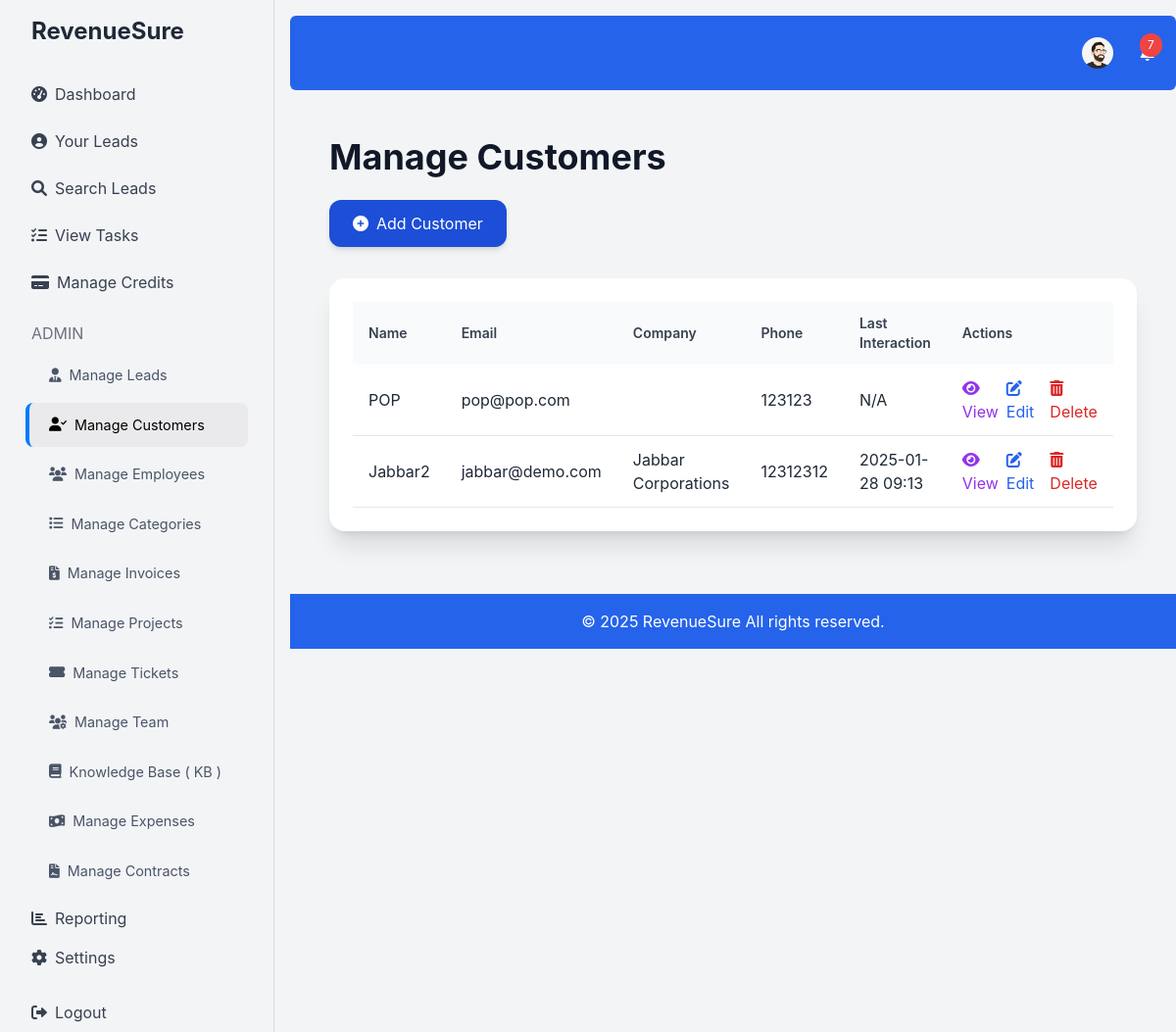
The app's page /manage_customers.php (signed in) with its own data.
### tables this page shows
CREATE TABLE `users` (
  `id` int(11) NOT NULL,
  `username` varchar(50) NOT NULL,
  `email` varchar(100) NOT NULL,
  `password` varchar(255) NOT NULL,
  `credits` int(11) DEFAULT 0,
  `created_at` timestamp NOT NULL DEFAULT current_timestamp(),
  `role` enum('admin','user') DEFAULT 'user',
  `profile_picture` varchar(255) DEFAULT NULL,
  `role_id` int(11) DEFAULT NULL,
  `department_id` int(11) DEFAULT NULL
);

CREATE TABLE `customers` (
  `id` int(11) NOT NULL,
  `name` varchar(100) NOT NULL,
  `email` varchar(100) DEFAULT NULL,
  `phone` varchar(20) DEFAULT NULL,
  `created_at` timestamp NOT NULL DEFAULT current_timestamp(),
  `company` varchar(255) DEFAULT NULL,
  `last_interaction` timestamp NULL DEFAULT NULL,
  `address` varchar(255) DEFAULT NULL,
  `social_media_profiles` text DEFAULT NULL,
  `age` int(11) DEFAULT NULL,
  `gender` enum('Male','Female','Other') DEFAULT NULL,
  `location` varchar(255) DEFAULT NULL,
  `job_title` varchar(255) DEFAULT NULL,
  `industry` varchar(255) DEFAULT NULL,
  `profile_picture` varchar(255) DEFAULT NULL
);

### manage_customers.php (the view, shortened to what this page needs)
<?php
require 'db.php';
$stmt = $conn->prepare("SELECT * FROM customers ORDER BY created_at DESC");
$stmt->execute();
$customers = $stmt->fetchAll(PDO::FETCH_ASSOC);
require 'header.php';
?>
<div class="container mx-auto p-6 fade-in">
    <h1 class="text-4xl font-bold text-gray-900 mb-6">Manage Customers</h1>
    <div class="flex justify-between items-center mb-8">
        <a href="add_customer.php" class="bg-blue-700 text-white px-6 py-3 rounded-xl hover:bg-blue-900 transition duration-300 inline-block shadow-md"><i class="fas fa-plus-circle mr-2"></i>Add Customer</a>
   </div>
    <div class="bg-white p-6 rounded-2xl shadow-xl overflow-hidden">
        <table class="w-full text-left">
            <thead class="bg-gray-50">
                <tr>
                    <th class="px-4 py-3 font-semibold text-gray-700 text-sm">Name</th>
                    <th class="px-4 py-3 font-semibold text-gray-700 text-sm">Email</th>
                    <th class="px-4 py-3 font-semibold text-gray-700 text-sm">Company</th>
                    <th class="px-4 py-3 font-semibold text-gray-700 text-sm">Phone</th>
                    <th class="px-4 py-3 font-semibold text-gray-700 text-sm">Last Interaction</th>
                    <th class="px-4 py-3 font-semibold text-gray-700 text-sm">Actions</th>
                </tr>
            </thead>
            <tbody>
                <?php if ($customers): ?>
                    <?php foreach ($customers as $customer): ?>
                        <tr class="border-b transition hover:bg-gray-100">
                            <td class="px-4 py-3"><?php echo htmlspecialchars($customer['name']); ?></td>
                            <td class="px-4 py-3"><?php echo htmlspecialchars($customer['email']); ?></td>
                             <td class="px-4 py-3"><?php echo htmlspecialchars($customer['company']); ?></td>
                            <td class="px-4 py-3"><?php echo htmlspecialchars($customer['phone']); ?></td>
                             <td class="px-4 py-3"><?php echo $customer['last_interaction'] ? date('Y-m-d H:i', strtotime($customer['last_interaction'])) : "N/A"; ?></td>
                            <td class="px-4 py-3 flex gap-2">
                                 <a href="view_customer.php?id=<?php echo $customer['id']; ?>" class="text-purple-600 hover:underline"> <i class="fas fa-eye"></i> View</a>
                                <a href="edit_customer.php?id=<?php echo $customer['id']; ?>" class="text-blue-600 hover:underline"> <i class="fas fa-edit"></i> Edit</a>
                                <a href="delete_customer.php?id=<?php echo $customer['id']; ?>" class="text-red-600 hover:underline ml-2"> <i class="fas fa-trash-alt"></i> Delete</a>
                            </td>
                        </tr>
                    <?php endforeach; ?>
                <?php else: ?>
                    <tr>
                        <td colspan="6" class="px-4 py-2 text-center text-gray-600">No customers found.</td>
                    </tr>
                <?php endif; ?>
            </tbody>
        </table>
    </div>
</div>
<?php
require 'footer.php';
?>

### header.php (shortened to what this page needs)
<!DOCTYPE html>
<html lang="en">
<head>
    <script src="https://cdn.tailwindcss.com"></script>
    <link href="https://cdnjs.cloudflare.com/ajax/libs/font-awesome/6.0.0-beta3/css/all.min.css" rel="stylesheet">
     <link rel="stylesheet" href="https://cdnjs.cloudflare.com/ajax/libs/animate.css/4.1.1/animate.min.css"/>
</head>
<body class="bg-gray-100">
    <div class="flex h-screen fade-in-up">
        <aside class="bg-gray-100 text-gray-700 w-64 p-4">
            <a href="index.php" class="text-2xl font-bold block mb-6 pl-4 text-gray-800">RevenueSure</a>
            <nav>
                <?php if (isset($_SESSION['user_id'])): ?>
                    <?php
                     function isActive($path) {
                         $current_page = basename($_SERVER['PHP_SELF']);
                         return strpos($current_page, $path) === 0;
                    }
                     function isParentActive($path) {
                        $current_page = basename($_SERVER['PHP_SELF']);
                       return strpos($current_page, $path) !== false;
                      }
                    ?>
                    <a href="dashboard.php" class="menu-item block hover:bg-gray-200 rounded-lg px-4 py-3 <?php echo isActive('dashboard.php') ? 'active' : ''; ?>"><i class="fas fa-tachometer-alt mr-2"></i>Dashboard</a>
                    <a href="your_leads.php" class="menu-item block hover:bg-gray-200 rounded-lg px-4 py-3 <?php echo isActive('your_leads.php') ? 'active' : ''; ?>"><i class="fas fa-user-circle mr-2"></i>Your Leads</a>
                    <a href="search_leads.php" class="menu-item block hover:bg-gray-200 rounded-lg px-4 py-3 <?php echo isActive('search_leads.php') ? 'active' : ''; ?>"><i class="fas fa-search mr-2"></i>Search Leads</a>
                   <a href="view_tasks.php" class="menu-item block hover:bg-gray-200 rounded-lg px-4 py-3 <?php echo isActive('view_tasks.php') ? 'active' : ''; ?>"><i class="fas fa-tasks mr-2"></i>View Tasks</a>
                    <a href="manage_credits.php" class="menu-item block hover:bg-gray-200 rounded-lg px-4 py-3 <?php echo isActive('manage_credits.php') ? 'active' : ''; ?>"><i class="fas fa-credit-card mr-2"></i>Manage Credits</a>
                    <?php if ($_SESSION['role'] === 'admin'): ?>
                        <h6 class="text-gray-500 uppercase mt-4 mb-2 px-4">Admin</h6>
                         <div class="menu-item <?php if (isParentActive('add_lead.php') || isParentActive('leads_list.php') || isParentActive('import_leads.php')) echo 'active'; ?>">
                            <a class="block py-2 px-4 hover:bg-gray-200 rounded-lg flex items-center"><i class="fas fa-user-tie mr-2"></i>Manage Leads</a>
                        </div>
                          <div class="menu-item <?php if (isParentActive('add_customer.php') || isParentActive('manage_customers.php') || isParentActive('view_customer.php')) echo 'active'; ?>">
                            <a class="block py-2 px-4 hover:bg-gray-200 rounded-lg flex items-center"><i class="fas fa-user-check mr-2"></i>Manage Customers</a>
                        </div>
                         <div class="menu-item <?php if (isParentActive('add_employee.php') || isParentActive('manage_employees.php')) echo 'active'; ?>">
                            <a class="block py-2 px-4 hover:bg-gray-200 rounded-lg flex items-center"><i class="fas fa-users mr-2"></i>Manage Employees</a>
                        </div>
                          <div class="menu-item <?php if (isParentActive('manage_categories.php') || isParentActive('add_category.php')) echo 'active'; ?>">
                            <a class="block py-2 px-4 hover:bg-gray-200 rounded-lg flex items-center"><i class="fas fa-list mr-2"></i>Manage Categories</a>
                        </div>
                           <div class="menu-item <?php if (isParentActive('manage_invoices.php') || isParentActive('add_invoice.php') || isParentActive('view_invoice.php')) echo 'active'; ?>">
                            <a class="block py-2 px-4 hover:bg-gray-200 rounded-lg flex items-center"><i class="fas fa-file-invoice-dollar mr-2"></i>Manage Invoices</a>
                        </div>
                            <div class="menu-item <?php if (isParentActive('manage_projects.php') || isParentActive('add_project.php') || isParentActive('view_project.php') || isParentActive('manage_project_categories.php')) echo 'active'; ?>">
                               <a class="block py-2 px-4 hover:bg-gray-200 rounded-lg flex items-center"><i class="fas fa-tasks mr-2"></i>Manage Projects</a>
                        </div>
                       <div class="menu-item <?php if (isParentActive('manage_tickets.php') || isParentActive('add_ticket.php') || isParentActive('view_ticket.php')) echo 'active'; ?>">
                            <a class="block py-2 px-4 hover:bg-gray-200 rounded-lg flex items-center"><i class="fas fa-ticket-alt mr-2"></i>Manage Tickets</a>
                        </div>
                      <div class="menu-item <?php if (isParentActive('manage_teams.php') || isParentActive('add_team_member.php') || isParentActive('manage_roles.php') || isParentActive('manage_departments.php')) echo 'active'; ?>">
                            <a class="block py-2 px-4 hover:bg-gray-200 rounded-lg flex items-center"><i class="fas fa-users-cog mr-2"></i>Manage Team</a>
                        </div>
                         <div class="menu-item <?php if (isParentActive('manage_knowledge_base.php') || isParentActive('add_knowledge_base_article.php') || isParentActive('view_knowledge_base_article.php')) echo 'active'; ?>">
                            <a class="block py-2 px-4 hover:bg-gray-200 rounded-lg flex items-center"><i class="fas fa-book mr-2"></i>Knowledge Base ( KB ) </a>
                         </div>
                           <div class="menu-item <?php if (isParentActive('manage_expenses.php') || isParentActive('add_expense.php')) echo 'active'; ?>">
                             <a class="block py-2 px-4 hover:bg-gray-200 rounded-lg flex items-center"><i class="fas fa-money-bill-wave mr-2"></i>Manage Expenses</a>
                      </div>
                            <div class="menu-item <?php if (isParentActive('manage_contracts.php') || isParentActive('add_contract.php')) echo 'active'; ?>">
                                   <a class="block py-2 px-4 hover:bg-gray-200 rounded-lg flex items-center"><i class="fas fa-file-contract mr-2"></i>Manage Contracts</a>
                           </div>
                         <a href="reporting_dashboard.php" class="block py-2 px-4 hover:bg-gray-200 rounded-lg <?php echo isActive('reporting_dashboard.php') ? 'active' : ''; ?>"><i class="fas fa-chart-bar mr-2"></i>Reporting</a>
                        <a href="settings.php" class="block py-2 px-4 hover:bg-gray-200 rounded-lg <?php echo isActive('settings.php') ? 'active' : ''; ?>"><i class="fas fa-cog mr-2"></i>Settings</a>
                    <?php endif; ?>
                     <a href="logout.php" class="block py-2 px-4 hover:bg-gray-200 rounded-lg mt-4"><i class="fas fa-sign-out-alt mr-2"></i>Logout</a>
                <?php else: ?>
                   <a href="login.php" class="block py-2 px-4 hover:bg-gray-200 rounded-lg"><i class="fas fa-sign-in-alt mr-2"></i>Login</a>
                     <a href="register.php" class="block py-2 px-4 hover:bg-gray-200 rounded-lg"><i class="fas fa-user-plus mr-2"></i>Register</a>
                 <?php endif; ?>
            </nav>
        </aside>
        <div class="flex-1 p-4 fade-in">
            <nav class="bg-blue-600 p-4 text-white mb-6 rounded-md">
                <div class="container mx-auto flex justify-end items-center">
                    <?php if (isset($_SESSION['user_id'])): ?>
                       <div class="relative top-nav-button mr-4 hover:bg-white/10 p-1.5 rounded-full transition-colors" >
                            <button id="profileButton" class="relative flex items-center">
                                <?php
                                $stmt = $conn->prepare("SELECT profile_picture FROM users WHERE id = :user_id");
                                $stmt->bindParam(':user_id', $_SESSION['user_id']);
                                $stmt->execute();
                                $user = $stmt->fetch(PDO::FETCH_ASSOC);
                                $profile_picture = $user['profile_picture'];
                                if ($profile_picture) : ?>
                                    <img src="<?php echo $profile_picture; ?>" alt="Profile Picture" class="rounded-full w-8 h-8 object-cover">
                                <?php else : ?>
                                    <i class="fas fa-user-circle fa-lg"></i>
                                <?php endif; ?>
                            </button>
                         </div>
                         <div class="relative top-nav-button hover:bg-white/10 p-1.5 rounded-full transition-colors">
                            <button id="notificationButton" class="hover:underline relative">
                                <?php
                                $stmt = $conn->prepare("SELECT COUNT(*) as unread FROM notifications WHERE user_id = :user_id AND is_read = 0");
                                $stmt->bindParam(':user_id', $_SESSION['user_id']);
                                $stmt->execute();
                                $unread = $stmt->fetch(PDO::FETCH_ASSOC)['unread'];
                                if ($unread > 0) : ?>
                                    <span class="bg-red-500 text-white text-xs px-2 py-1 rounded-full absolute -top-2 -right-2"><?php echo $unread; ?></span>
                                <?php endif; ?>
                            </button>
                        </div>
                   <?php endif; ?>
                </div>
            </nav>
             <div class="container mx-auto px-4">

### header.php (style rules this page uses)
:root { --primary-color: #007aff; --secondary-color: #4cd964; --background-light: #f9fafb; --background-dark: #1f2937; --error-color: #ff3b30; --nav-item-height: 48px; }
body { font-family: -apple-system, BlinkMacSystemFont, 'Segoe UI', Roboto, Oxygen, Ubuntu, Cantarell, 'Open Sans', 'Helvetica Neue', sans-serif; background-color: var(--background-light); color: #1f2937; }
aside { min-width: 280px; transition: all 0.3s ease-in-out; border-right: 1px solid rgba(0,0,0,0.1); background: #e2e8f0 }
aside nav { display: flex; flex-direction: column; justify-content: flex-start; }
.menu-item a { display: flex; align-items: center; padding: 12px 20px; margin: 0 10px; transition: color 0.4s ease, background-color 0.4s ease, border-left-color 0.4s ease; border-left: 4px solid transparent; color: #4a5568; font-size: 0.9rem; }
.menu-item.active a { color: #000; background-color: rgba(0,0,0,0.04); border-left-color: var(--primary-color); }
.fade-in-up { animation: fadeInUp 0.3s ease-in-out; }
.fade-in { animation: fadeIn 0.3s ease-in-out; }
button { transition: background-color 0.3s ease, color 0.3s ease, transform 0.1s ease; }
.bg-white { transition: all 0.3s ease-in-out; box-shadow: 0 2px 5px rgba(0,0,0,0.1); }
.top-nav-button { transition: all 0.3s ease-in-out; }

### records on screen
users: profile_picture (picture)
customers: name "POP", email "pop@pop.com", phone "123123", shows "N/A"
customers: name "Jabbar2", email "jabbar@demo.com", company "Jabbar Corporations", phone "12312312", last_interaction "2025-01-28 09:13"

### other values on screen
$unread "7"
